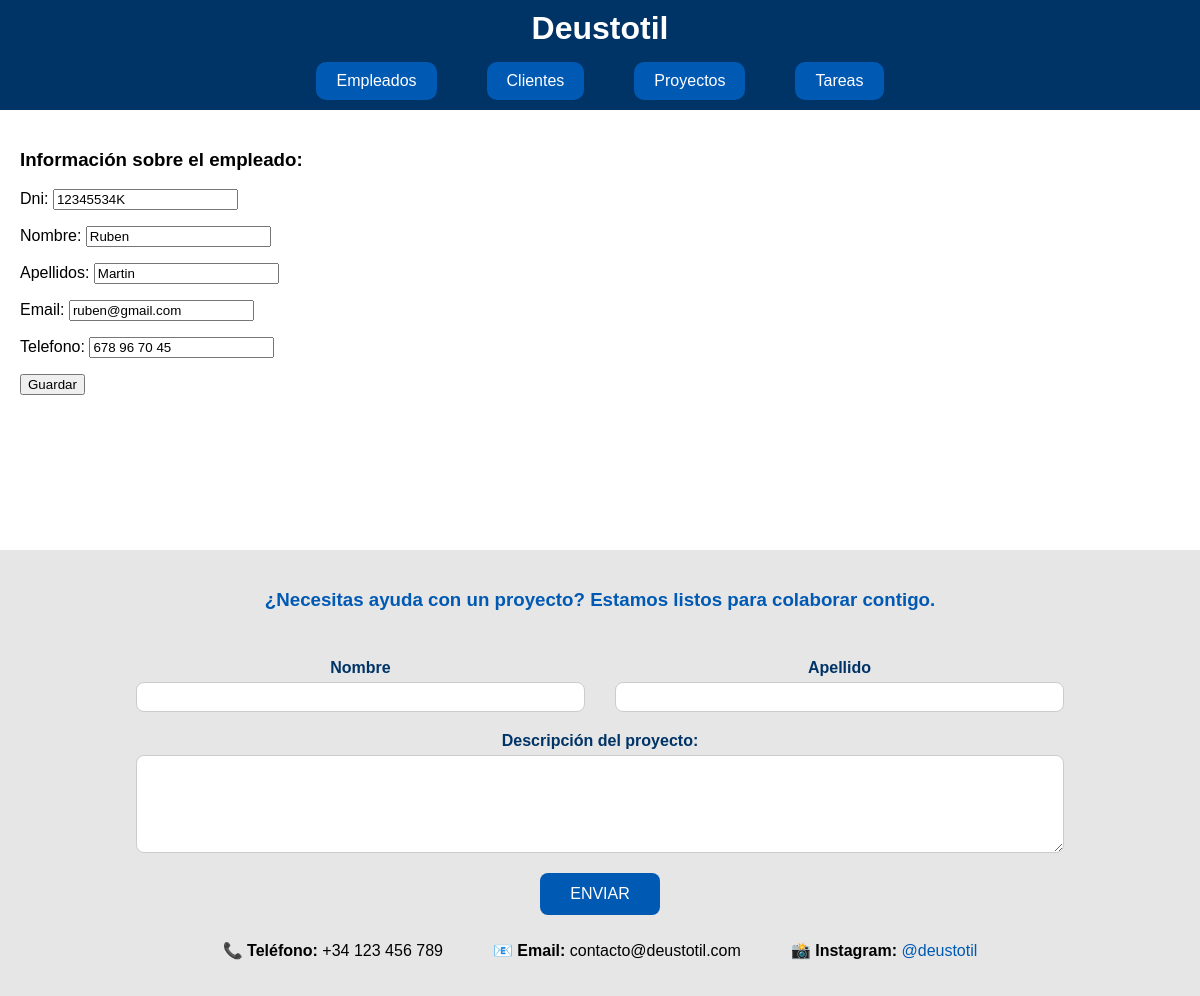
The page /deustotil/1/modificar_empleado (signed in) on the database its author committed.
### appEmpresaDjango/models.py (models this page shows, shortened)
class Empleado(models.Model):
    dni = models.CharField(max_length=10, unique=True)
    nombre = models.CharField(max_length=100)
    apellidos = models.CharField(max_length=150)
    email = models.EmailField()
    telefono = models.CharField(max_length=20)

### appEmpresaDjango/views.py (the view)
# urls.py: path('<int:pk>/modificar_empleado', views.UpdateEmpleadoView.as_view(), name='modificar_empleado'),
class UpdateEmpleadoView(LoginRequiredMixin, UpdateView):
    model = Empleado
    form_class = EmpleadoFormulario
    template_name = 'empleado_formulario.html'
    success_url = reverse_lazy('lista_empleado')
    login_url = '/login/'

### appEmpresaDjango/forms.py
class EmpleadoFormulario(forms.ModelForm):
    class Meta:
        model = Empleado
        fields = '__all__'

### appEmpresaDjango/templates/empleado_formulario.html (shortened to what this page needs)
{% extends "base.html" %}
{% block content %}
<section id="contenido">
    <h1>Información sobre el empleado:</h1>
    <form method="post">
        {{ form.as_p }}
        <input type="submit" value="Guardar">
    </form>
</section>
{% endblock %}

### rows shown on the page
Empleado: dni "12345534K", nombre "Ruben", apellidos "Martin", email "ruben@gmail.com", telefono "678 96 70 45"
